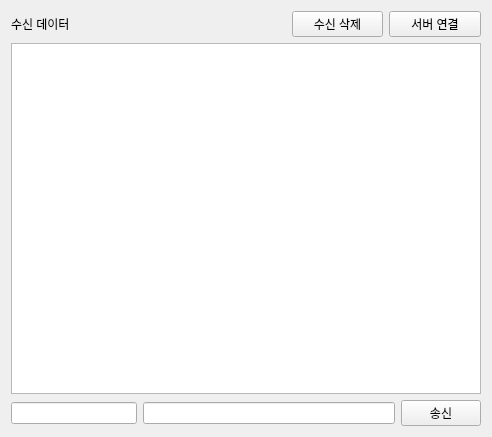
<?xml version="1.0" encoding="UTF-8"?>
<ui version="4.0">
 <class>Tab2SocketClient</class>
 <widget class="QWidget" name="Tab2SocketClient">
  <property name="geometry">
   <rect>
    <x>0</x>
    <y>0</y>
    <width>492</width>
    <height>437</height>
   </rect>
  </property>
  <property name="windowTitle">
   <string>Form</string>
  </property>
  <layout class="QVBoxLayout" name="verticalLayout_2">
   <item>
    <layout class="QVBoxLayout" name="verticalLayout">
     <item>
      <layout class="QHBoxLayout" name="horizontalLayout" stretch="6,2,2">
       <item>
        <widget class="QLabel" name="label">
         <property name="text">
          <string>수신 데이터</string>
         </property>
        </widget>
       </item>
       <item>
        <widget class="QPushButton" name="pPBrecvDataClear">
         <property name="text">
          <string>수신 삭제</string>
         </property>
        </widget>
       </item>
       <item>
        <widget class="QPushButton" name="pPBserverConnect">
         <property name="text">
          <string>서버 연결</string>
         </property>
         <property name="checkable">
          <bool>true</bool>
         </property>
        </widget>
       </item>
      </layout>
     </item>
     <item>
      <widget class="QTextEdit" name="pTErecvData"/>
     </item>
     <item>
      <layout class="QHBoxLayout" name="horizontalLayout_2" stretch="3,6,1">
       <item>
        <widget class="QLineEdit" name="pLErecvId"/>
       </item>
       <item>
        <widget class="QLineEdit" name="pLEsendData"/>
       </item>
       <item>
        <widget class="QPushButton" name="pPBSend">
         <property name="text">
          <string>송신</string>
         </property>
        </widget>
       </item>
      </layout>
     </item>
    </layout>
   </item>
  </layout>
 </widget>
 <resources/>
 <connections>
  <connection>
   <sender>pLEsendData</sender>
   <signal>returnPressed()</signal>
   <receiver>pPBSend</receiver>
   <slot>click()</slot>
   <hints>
    <hint type="sourcelabel">
     <x>274</x>
     <y>412</y>
    </hint>
    <hint type="destinationlabel">
     <x>432</x>
     <y>410</y>
    </hint>
   </hints>
  </connection>
 </connections>
</ui>
